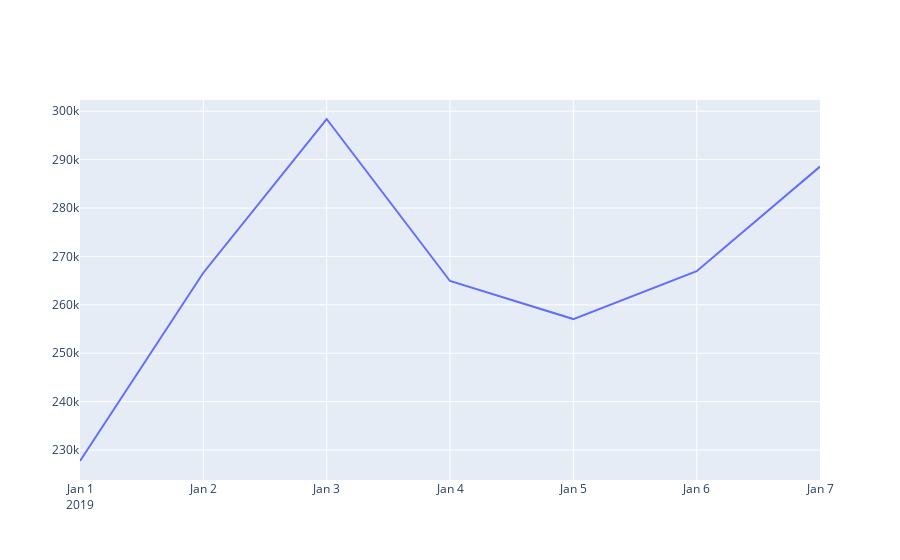
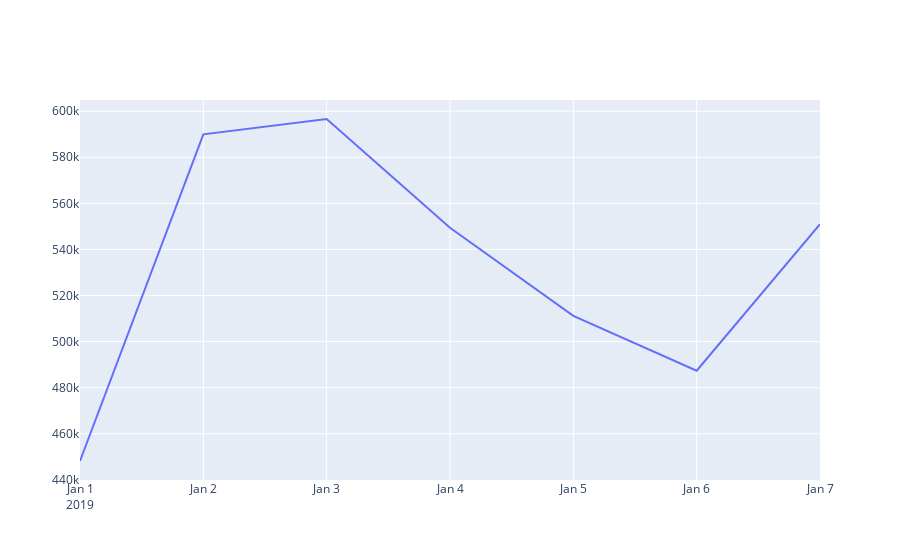
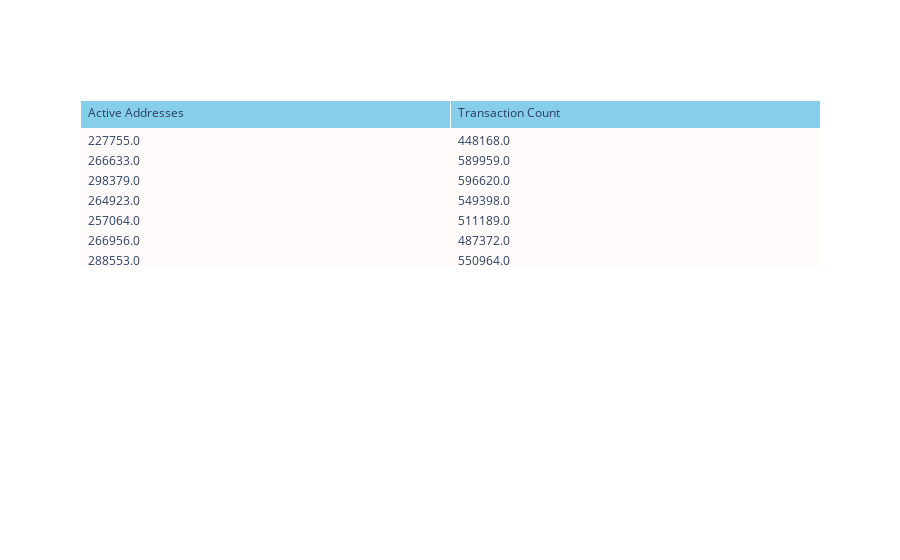

Notebook source saved alongside these figures, in order:
### Code cell
test_network_data = cm().get_coinmetrics_network_data(api_key='KKzV6V2DTY87v3m1dGZu', asset='eth', metrics='AdrActCnt,TxCnt', start='2019-01-01', end='2019-01-07')
test_chart = lc(chart_title='test', y_axis_columns=['AdrActCnt'])
test_chart_2 = lc(chart_title='test 2', y_axis_columns=['TxCnt'])
test_table = tbl(table_title='test table', table_headers=['Active Addresses', 'Transaction Count'], table_columns=['AdrActCnt', 'TxCnt'])
transformers=[dn()]
visualizations = [test_chart, test_chart_2, test_table]

test_pipeline = gp(df=test_network_data, transformers=transformers, visualizations=visualizations)

test_report = gr(report_title='test report', pipelines=[test_pipeline])
test_report.run_report()

### Figure 1 — Plotly figure (JSON) as saved in the notebook; plotly's stock layout.template omitted (floating-point values rounded to 4 significant figures)
{"data": [{"mode": "lines", "name": "lines", "type": "scatter", "x": ["2019-01-01", "2019-01-02", "2019-01-03", "2019-01-04", "2019-01-05", "2019-01-06", "2019-01-07"], "y": ["227755.0", "266633.0", "298379.0", "264923.0", "257064.0", "266956.0", "288553.0"]}], "layout": {}}

### Figure 2 — Plotly figure (JSON) as saved in the notebook; plotly's stock layout.template omitted (floating-point values rounded to 4 significant figures)
{"data": [{"mode": "lines", "name": "lines", "type": "scatter", "x": ["2019-01-01", "2019-01-02", "2019-01-03", "2019-01-04", "2019-01-05", "2019-01-06", "2019-01-07"], "y": ["448168.0", "589959.0", "596620.0", "549398.0", "511189.0", "487372.0", "550964.0"]}], "layout": {}}

### Figure 3 — Plotly figure (JSON) as saved in the notebook; plotly's stock layout.template omitted (floating-point values rounded to 4 significant figures)
{"data": [{"cells": {"align": "left", "fill": {"color": "snow"}, "values": [["227755.0", "266633.0", "298379.0", "264923.0", "257064.0", "266956.0", "288553.0"], ["448168.0", "589959.0", "596620.0", "549398.0", "511189.0", "487372.0", "550964.0"]]}, "header": {"align": "left", "fill": {"color": "skyblue"}, "values": ["Active Addresses", "Transaction Count"]}, "type": "table"}], "layout": {}}
